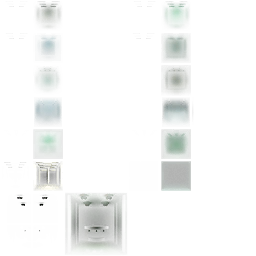
#> input picture src-tauri/resources/sc5/office-room.png, 256 x 256 px
$ python slice_lot_atlas.py ../src-tauri/resources/sc5/office-room.png ../src-tauri/resources/sc5/office-room.png
#> lines starting #> are read from the running program, lines starting #| are printed output that depends on the picture
"""Split a SimCity 4x4 Lot ground atlas into sixteen labeled PNG tiles.

Usage: python scripts/slice_lot_atlas.py atlas.png output-directory
"""
from pathlib import Path
import sys

from PIL import Image


def split_atlas(source: Path, destination: Path) -> None:
    with Image.open(source).convert("RGBA") as atlas:
#> atlas is the input picture: PIL image 256x256 RGBA; mean R, G, B, A 26.7, 32.3, 27.7, 11.7
        if atlas.width % 4 or atlas.height % 4:
            raise ValueError("Lot atlas dimensions must be divisible by 4")
        destination.mkdir(parents=True, exist_ok=True)
        width, height = atlas.width // 4, atlas.height // 4
#> width = 64; height = 64
        for index in range(16):
            x, y = index % 4, index // 4
            atlas.crop((x * width, y * height, (x + 1) * width, (y + 1) * height)).save(
                destination / f"{index:02d}.png"
            )
#> this loop made 16 passes
#> pass 1, in split_atlas, `atlas.crop((x * width, y * height, (x + 1) * width, (y + 1) * height))..`:
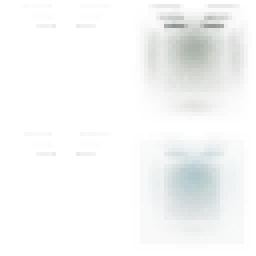
#> saved as 00.png: PIL image 64x64 RGBA (shown 4 times larger); mean R, G, B, A 46.5, 55.9, 51.7, 14.5; transparent parts drawn white


if __name__ == "__main__":
    if len(sys.argv) != 3:
        raise SystemExit("usage: slice_lot_atlas.py atlas.png output-directory")
    split_atlas(Path(sys.argv[1]), Path(sys.argv[2]))
